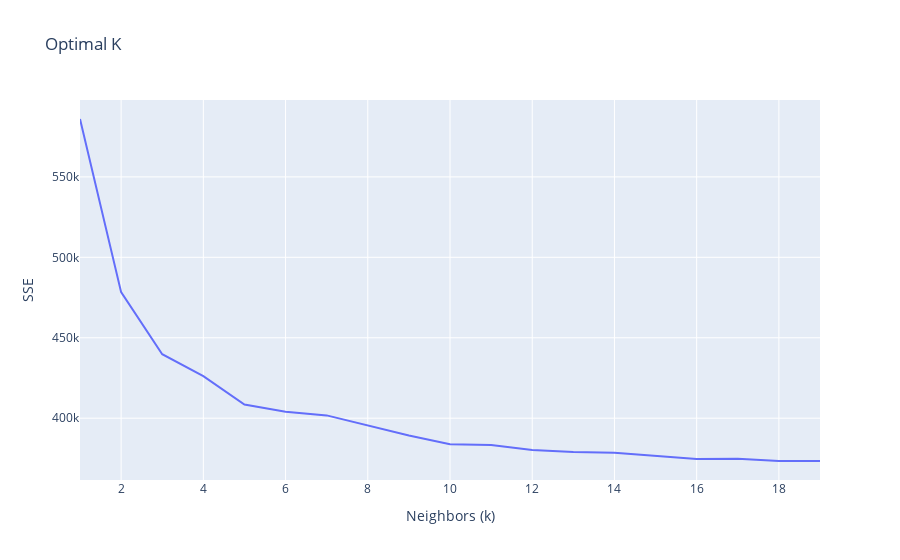

The notebook cell saved with this chart:
### Code cell
#4. For the complete cases, create a $k$-NN model that uses the variables `Price` and `Beds` to predict `Review Scores Rating`.
# How do you choose $k$? 
# (Hint: Train/test split, iterate over reasonable values of $k$ and find a value that minimizes SSE on the test split using predictions from the training set.)

import numpy as np
from sklearn.neighbors import KNeighborsRegressor
from sklearn.model_selection import train_test_split
from sklearn.preprocessing import StandardScaler
import plotly.express as px

scaler = StandardScaler()
X_train_scaled = scaler.fit_transform(X_train)
X_test_scaled = scaler.transform(X_test)

X = training[['Price', 'Beds']]
y = training[['Review Scores Rating']]

X_train, X_test, y_train, y_test = train_test_split(
    X, y,
    test_size=0.2,
)

SSEs = []
Ks = list(range(1, 20))

for k in Ks:
    model = KNeighborsRegressor(n_neighbors = k)
    model = model.fit(X_train,y_train)
    y_hat = model.predict(X_test)
    sse = ((y_test - y_hat)**2).values.sum()
    SSEs.append(sse)

px.line(
    x=Ks, 
    y=SSEs, 
    labels={'x': 'Neighbors (k)', 'y': 'SSE'},
    title='Optimal K'
)
#SSM keeps decreasing but slow down after 8-10. 
#So I choose 10 as my k value to have a relatively good prediction and prevent underfitting.

### Figure 1 — Plotly figure (JSON) as saved in the notebook; plotly's stock layout.template omitted (floating-point values rounded to 4 significant figures)
{"data": [{"hovertemplate": "Neighbors (k)=%{x}<br>SSE=%{y}<extra></extra>", "legendgroup": "", "line": {"color": "#636efa", "dash": "solid"}, "marker": {"symbol": "circle"}, "mode": "lines", "name": "", "orientation": "v", "showlegend": false, "type": "scatter", "x": [1, 2, 3, 4, 5, 6, 7, 8, 9, 10, 11, 12, 13, 14, 15, 16, 17, 18, 19], "xaxis": "x", "y": [586000.0, 478400.0, 439800.0, 426200.0, 408500.0, 404000.0, 401700.0, 395500.0, 389200.0, 383900.0, 383300.0, 380300.0, 379000.0, 378500.0, 376700.0, 374600.0, 374800.0, 373400.0, 373400.0], "yaxis": "y"}], "layout": {"legend": {"tracegroupgap": 0}, "title": {"text": "Optimal K"}, "xaxis": {"anchor": "y", "domain": [0, 1], "title": {"text": "Neighbors (k)"}}, "yaxis": {"anchor": "x", "domain": [0, 1], "title": {"text": "SSE"}}}}
